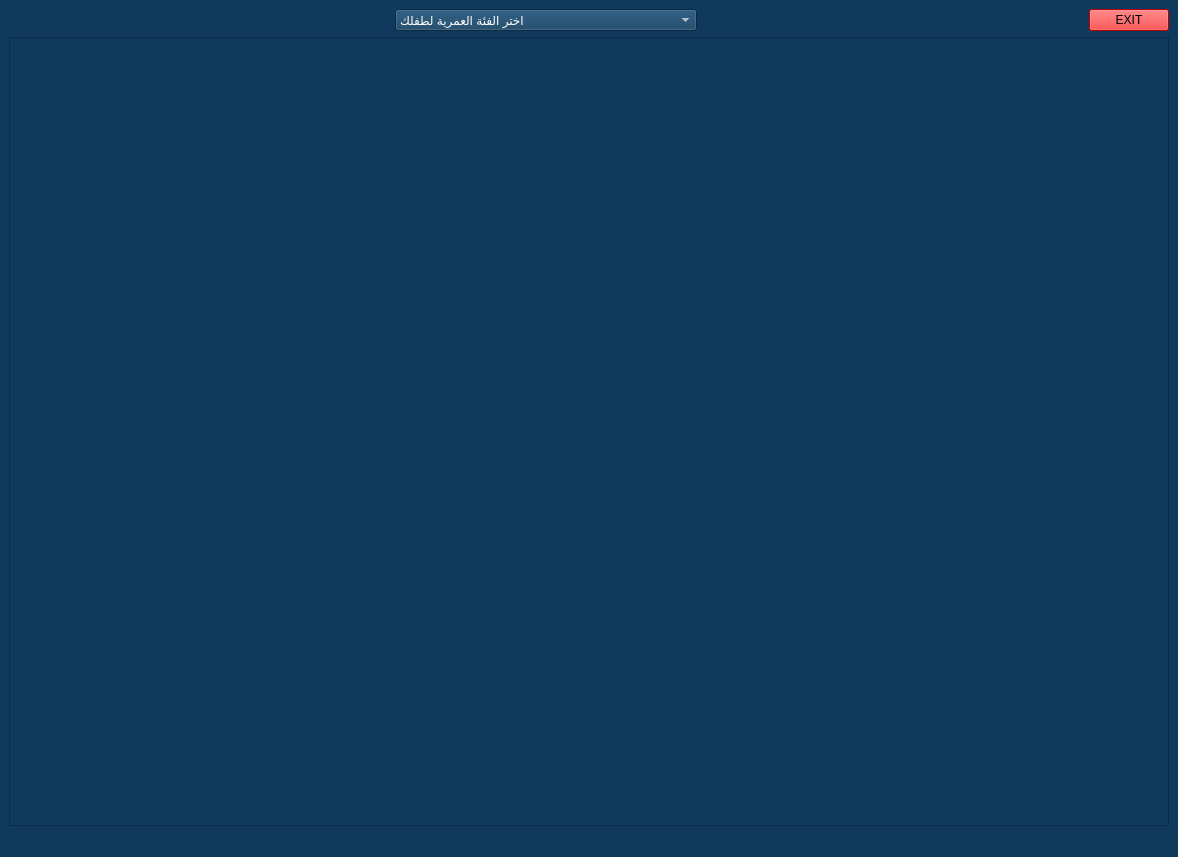
<?xml version="1.0" encoding="UTF-8"?>
<ui version="4.0">
 <class>fath_boy</class>
 <widget class="QMainWindow" name="fath_boy">
  <property name="geometry">
   <rect>
    <x>0</x>
    <y>0</y>
    <width>1178</width>
    <height>857</height>
   </rect>
  </property>
  <property name="windowTitle">
   <string>MainWindow</string>
  </property>
  <property name="styleSheet">
   <string notr="true">
background-color: rgb(15, 58, 93)
</string>
  </property>
  <widget class="QWidget" name="centralwidget">
   <layout class="QGridLayout" name="gridLayout">
    <item row="0" column="2">
     <spacer name="horizontalSpacer">
      <property name="orientation">
       <enum>Qt::Horizontal</enum>
      </property>
      <property name="sizeHint" stdset="0">
       <size>
        <width>420</width>
        <height>20</height>
       </size>
      </property>
     </spacer>
    </item>
    <item row="0" column="1">
     <widget class="QComboBox" name="comboBox">
      <property name="minimumSize">
       <size>
        <width>302</width>
        <height>0</height>
       </size>
      </property>
      <property name="styleSheet">
       <string notr="true">color: rgb(255, 255, 255);</string>
      </property>
      <item>
       <property name="text">
        <string>اختر الفئة العمرية لطفلك </string>
       </property>
      </item>
      <item>
       <property name="text">
        <string>اقل من 6 اشهر</string>
       </property>
      </item>
      <item>
       <property name="text">
        <string>بين 7  و 12 شهر</string>
       </property>
      </item>
      <item>
       <property name="text">
        <string>1 – 3 سنوات</string>
       </property>
      </item>
      <item>
       <property name="text">
        <string>4 – 6 سنوات</string>
       </property>
      </item>
      <item>
       <property name="text">
        <string>7 – 12 سنة</string>
       </property>
      </item>
      <item>
       <property name="text">
        <string>13 – 18 سنة</string>
       </property>
      </item>
     </widget>
    </item>
    <item row="0" column="0">
     <spacer name="horizontalSpacer_2">
      <property name="orientation">
       <enum>Qt::Horizontal</enum>
      </property>
      <property name="sizeHint" stdset="0">
       <size>
        <width>420</width>
        <height>20</height>
       </size>
      </property>
     </spacer>
    </item>
    <item row="0" column="3">
     <widget class="QPushButton" name="pushButton">
      <property name="styleSheet">
       <string notr="true">background-color: rgb(255, 0, 0);</string>
      </property>
      <property name="text">
       <string>EXIT</string>
      </property>
     </widget>
    </item>
    <item row="1" column="0" colspan="4">
     <widget class="QTextBrowser" name="textBrowser">
      <property name="styleSheet">
       <string notr="true">font: 11pt &quot;Segoe UI&quot;;
color: rgb(255, 255, 255);</string>
      </property>
     </widget>
    </item>
   </layout>
  </widget>
  <widget class="QMenuBar" name="menubar">
   <property name="geometry">
    <rect>
     <x>0</x>
     <y>0</y>
     <width>1178</width>
     <height>21</height>
    </rect>
   </property>
  </widget>
  <widget class="QStatusBar" name="statusbar"/>
 </widget>
 <resources/>
 <connections/>
</ui>
